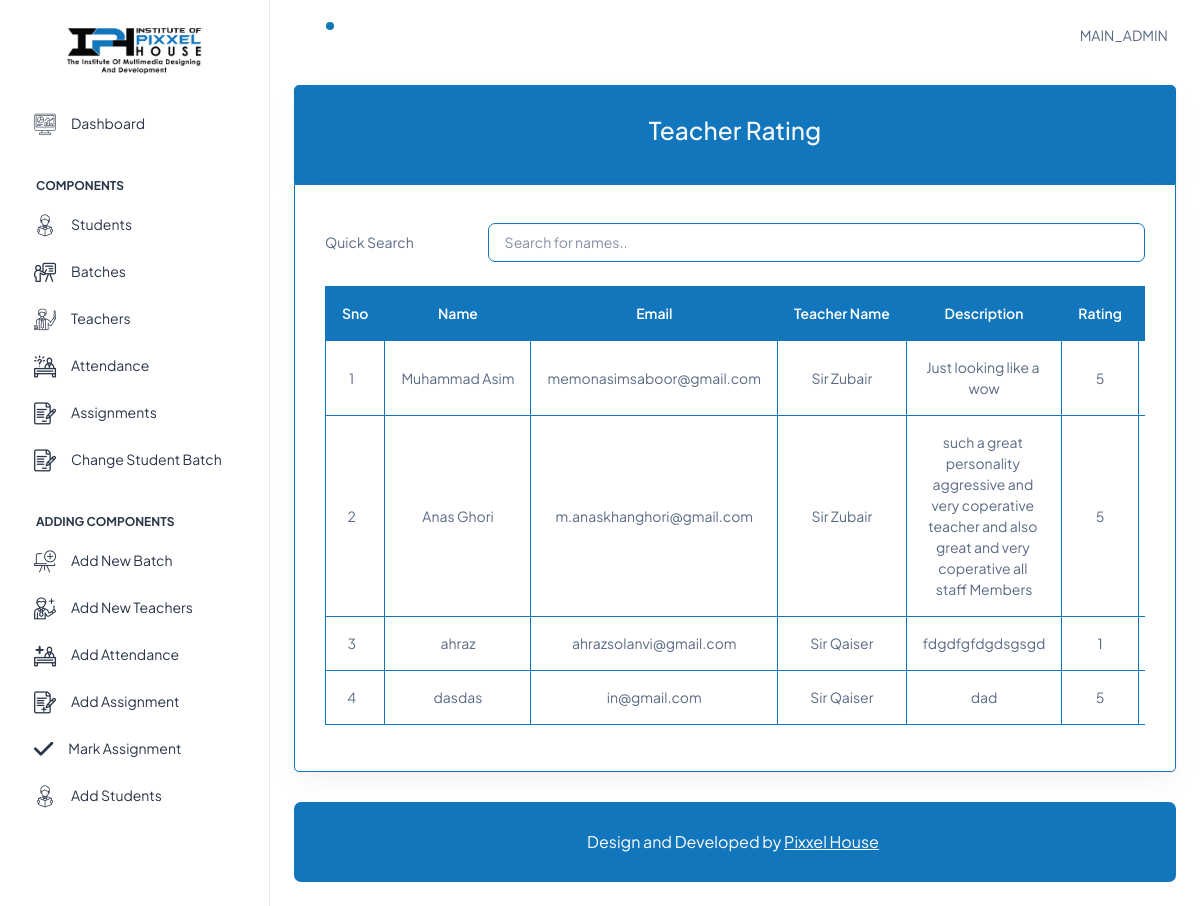
Page /admin_dashboard/teacher_rating.php (signed in) on the committed database.
### tables this page shows
CREATE TABLE `main_admin` (
  `sno` int(11) NOT NULL,
  `user_name` varchar(255) NOT NULL,
  `email` varchar(255) NOT NULL,
  `password` varchar(255) NOT NULL,
  `image` varchar(500) NOT NULL
);

CREATE TABLE `rating` (
  `id` int(11) NOT NULL,
  `name` varchar(255) NOT NULL,
  `email` varchar(255) NOT NULL,
  `teacher_name` varchar(255) NOT NULL,
  `date` varchar(255) NOT NULL,
  `review` varchar(255) NOT NULL,
  `rating` varchar(255) NOT NULL
);

CREATE TABLE `teacher` (
  `teacher_id` int(11) NOT NULL,
  `teacher_name` varchar(255) DEFAULT NULL,
  `teacher_email` varchar(255) DEFAULT NULL,
  `teacher_contact` varchar(255) DEFAULT NULL,
  `gender` varchar(10) NOT NULL,
  `cnic` varchar(255) DEFAULT NULL,
  `quli` varchar(255) DEFAULT NULL,
  `exper` varchar(255) DEFAULT NULL,
  `address` varchar(255) DEFAULT NULL,
  `portal_email` varchar(255) DEFAULT NULL,
  `portal_password` varchar(255) DEFAULT NULL,
  `teacher_image` varchar(500) NOT NULL
);

### functions/function.php (called while the page is built, shortened)
<?php
function get_table_data2($tableName, $connection, $columnName, $columnValue)
{
    $query = "SELECT * FROM $tableName WHERE `$columnName` = ?";
    $stmt = mysqli_prepare($connection, $query);
    mysqli_stmt_bind_param($stmt, "s", $columnValue);
    mysqli_stmt_execute($stmt);
    $result = mysqli_stmt_get_result($stmt);
    if ($result) {
        return $result;
    } else {
        echo "Error executing statement: " . mysqli_stmt_error($stmt);
        return false;
    }
}

### admin_dashboard/teacher_rating.php (the view, shortened to what this page needs)
<!doctype html>
<html lang="en">
<head>
    <?php include('include/links.php'); ?>
</head>
<body>
    <div class="page-wrapper" id="main-wrapper" data-layout="vertical" data-navbarbg="skin6" data-sidebartype="full" data-sidebar-position="fixed" data-header-position="fixed">
        <?php include('include/sidebar.php'); ?>
        <div class="body-wrapper">
            <header class="app-header">
                <?php include('include/navbar.php'); ?>
            </header>
            <div class="container-fluid">
                <div class="card bg-primary card-bottom-ph my-border-primary-1 my-border-top-1">
                    <div class="card-body">
                        <h3 class=" text-center text-light">Teacher Rating</h3>
                    </div>
                </div>
                <div class="card my-border-primary-1 my-border-bottom-1">
                    <div class="card-body table-body">
                        <div class="row mt-2">
                            <div class="col-md-12 d-flex align-items-center">
                                <label class="w-25">Quick Search</label>
                                <input type="text" id="myInput" onkeyup="myFunction()" placeholder="Search for names.." title="Type in a name" class="form-control">
                            </div>
                        </div>
                        <div class="table-responsive main-table mt-4">
                            <table id="myTable" class="teacher-table table-bordered table data-table text-nowrap text-center my-border-primary-1">
                                <thead class="bg-primary text-white">
                                    <?php
                                    $thead_array = ['Sno', 'Name', 'Email', 'Teacher Name', 'Description', 'Rating', 'Date'];
                                    foreach ($thead_array as $key => $value) {
                                    ?>
                                        <th><?php echo $value; ?></th>
                                    <?php
                                    }
                                    ?>
                                </thead>
                                <?php
                                $rating = "SELECT * FROM `rating` ORDER BY `rating`.`date` Desc";
                                $rating_res = mysqli_query($con, $rating);
                                while ($row = mysqli_fetch_assoc($rating_res)) {
                                    $teacher_id = $row['teacher_name'];
                                    $teacher_name = "SELECT * FROM `teacher` WHERE `teacher_id`='$teacher_id'";
                                    $teacher_name_qry = mysqli_query($con, $teacher_name);
                                    $show_teacher_name = mysqli_fetch_assoc($teacher_name_qry)['teacher_name'];
                                ?>
                                    <tr>
                                        <td class="vertical-align-middle"></td>
                                        <td class="vertical-align-middle"><?php echo $row['name'] ?></td>
                                        <td class="vertical-align-middle"><?php echo $row['email'] ?></td>
                                        <td class="vertical-align-middle"><?php echo $show_teacher_name; ?></td>
                                        <td class="vertical-align-middle" style='white-space: break-spaces;'><?php echo $row['review'] ?></td>
                                        <td class="vertical-align-middle"><?php echo $row['rating']; ?></td>
                                        <td class="vertical-align-middle"><?php echo $row['date'] ?></td>
                                    </tr>
                                <?php
                                }
                                ?>
                            </table>
                        </div>
                    </div>
                </div>
                <?php include('include/footer.php'); ?>
            </div>
        </div>
    </div>
</body>
</html>

### admin_dashboard/include/navbar.php (shortened to what this page needs)
<?php
include('include/connect.php');
if (isset($_SESSION['admin_login'])) {
  $admin_session = $_SESSION['admin_login'];
  $admin_details = get_table_data2('main_admin', $con, 'email', $admin_session);
  while ($admin = mysqli_fetch_assoc($admin_details)) {
    $user_name = $admin['user_name'];
  }
}
?>
<nav class="navbar navbar-expand-lg navbar-light apply_shadow-ph">
  <?php
  $circle_anim = '';
  ?>
  <ul class="navbar-nav notification-parent" data-admin-id='0' requestFetch='true'>
    <li class="nav-item">
      <a class="nav-link nav-icon-hover " id='not-bell' href="javascript:void(0)">
        <i class="ti ti-bell-ringing"></i>
        <div class="notification bg-primary rounded-circle  <?php echo $circle_anim; ?>" id="not-cir"></div>
      </a>
    </li>
  </ul>
  <div class="navbar-collapse justify-content-end px-0" id="navbarNav">
    <ul class="navbar-nav flex-row ms-auto align-items-center justify-content-end">
      <li class="nav-item dropdown">
        <a><?php echo strtoupper($user_name) ?></a>
      </li> &nbsp &nbsp
    </ul>
  </div>
</nav>

### assets/css/my-style.css (style rules this page uses)
.vertical-align-middle { vertical-align: middle !important; }
.my-border-top-1 { border-top-left-radius: 5px !important; border-top-right-radius: 5px !important; border-bottom-left-radius: 0px !important; border-bottom-right-radius: 0px !important; }
.my-border-bottom-1 { border-top-left-radius: 0px !important; border-top-right-radius: 0px !important; border-bottom-left-radius: 5px !important; border-bottom-right-radius: 5px !important; }
.my-border-primary-1 { border: 1px solid #1176bc !important; }
input, select, textarea { border: 1px solid #1176bc !important; }
.card-bottom-ph { margin-bottom: 0px !important; }
.notification-parent { position: relative; }

### assets/css/other.css (style rules this page uses)
.teacher-table tr:not(.fble_htr) { counter-increment: rowNumber; }
.teacher-table tr:not(.fble_htr) td:first-child::before { content: counter(rowNumber); min-width: 1em; margin-right: 0.5em; }

### assets/css/an_style.css (style rules this page uses)
* { box-sizing: border-box; text-decoration: none; }
tbody, tfoot, thead, tr { width: 100%; }

### rows in the picture
main_admin: user_name "MAIN_ADMIN"
rating: name "Muhammad Asim", email "memonasimsaboor@gmail.com", teacher.teacher_name "Sir Zubair", review "Just looking like a wow", rating "5"
rating: name "Anas Ghori", email "m.anaskhanghori@gmail.com", teacher.teacher_name "Sir Zubair", review "such a great personality aggressive and very coperative teacher and also great and very coperative all staff Members", rating "5"
rating: name "ahraz", email "ahrazsolanvi@gmail.com", teacher.teacher_name "Sir Qaiser", review "fdgdfgfdgdsgsgd", rating "1"
rating: name "dasdas", email "in@gmail.com", teacher.teacher_name "Sir Qaiser", review "dad", rating "5"

### other values in the picture
$value "Sno"
$value "Name"
$value "Email"
$value "Teacher Name"
$value "Description"
$value "Rating"
